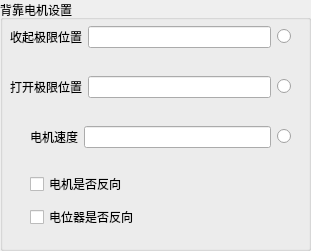
  <widget class="QGroupBox" name="groupBox">
   <property name="geometry">
    <rect>
     <x>10</x>
     <y>80</y>
     <width>311</width>
     <height>251</height>
    </rect>
   </property>
   <property name="title">
    <string>背靠电机设置</string>
   </property>
   <widget class="QWidget" name="layoutWidget">
    <property name="geometry">
     <rect>
      <x>10</x>
      <y>20</y>
      <width>281</width>
      <height>34</height>
     </rect>
    </property>
    <layout class="QGridLayout" name="gridLayout">
     <item row="1" column="0">
      <widget class="QLabel" name="label">
       <property name="text">
        <string>收起极限位置</string>
       </property>
      </widget>
     </item>
     <item row="1" column="2">
      <widget class="QLineEdit" name="leMotorBackClosePosition"/>
     </item>
     <item row="1" column="3">
      <widget class="QRadioButton" name="rbnSelectMotorBackClose">
       <property name="inputMethodHints">
        <set>Qt::ImhPreferNumbers</set>
       </property>
       <property name="text">
        <string/>
       </property>
      </widget>
     </item>
     <item row="0" column="2">
      <spacer name="verticalSpacer_11">
       <property name="orientation">
        <enum>Qt::Vertical</enum>
       </property>
       <property name="sizeHint" stdset="0">
        <size>
         <width>20</width>
         <height>40</height>
        </size>
       </property>
      </spacer>
     </item>
     <item row="2" column="2">
      <spacer name="verticalSpacer_12">
       <property name="orientation">
        <enum>Qt::Vertical</enum>
       </property>
       <property name="sizeHint" stdset="0">
        <size>
         <width>20</width>
         <height>40</height>
        </size>
       </property>
      </spacer>
     </item>
    </layout>
   </widget>
   <widget class="QWidget" name="layoutWidget">
    <property name="geometry">
     <rect>
      <x>10</x>
      <y>70</y>
      <width>281</width>
      <height>34</height>
     </rect>
    </property>
    <layout class="QGridLayout" name="gridLayout_2">
     <item row="1" column="3">
      <widget class="QRadioButton" name="rbnSelectMotorBackOpen">
       <property name="inputMethodHints">
        <set>Qt::ImhDialableCharactersOnly|Qt::ImhDigitsOnly|Qt::ImhEmailCharactersOnly|Qt::ImhExclusiveInputMask|Qt::ImhFormattedNumbersOnly|Qt::ImhLatinOnly|Qt::ImhLowercaseOnly|Qt::ImhPreferNumbers|Qt::ImhUppercaseOnly|Qt::ImhUrlCharactersOnly</set>
       </property>
       <property name="text">
        <string/>
       </property>
      </widget>
     </item>
     <item row="1" column="2">
      <widget class="QLineEdit" name="leMotorBackOpenPosition"/>
     </item>
     <item row="1" column="0">
      <widget class="QLabel" name="label_2">
       <property name="text">
        <string>打开极限位置</string>
       </property>
      </widget>
     </item>
     <item row="0" column="2">
      <spacer name="verticalSpacer_13">
       <property name="orientation">
        <enum>Qt::Vertical</enum>
       </property>
       <property name="sizeHint" stdset="0">
        <size>
         <width>20</width>
         <height>40</height>
        </size>
       </property>
      </spacer>
     </item>
     <item row="2" column="2">
      <spacer name="verticalSpacer_14">
       <property name="orientation">
        <enum>Qt::Vertical</enum>
       </property>
       <property name="sizeHint" stdset="0">
        <size>
         <width>20</width>
         <height>40</height>
        </size>
       </property>
      </spacer>
     </item>
    </layout>
   </widget>
   <widget class="QWidget" name="layoutWidget">
    <property name="geometry">
     <rect>
      <x>30</x>
      <y>120</y>
      <width>261</width>
      <height>34</height>
     </rect>
    </property>
    <layout class="QGridLayout" name="gridLayout_3">
     <item row="1" column="3">
      <widget class="QRadioButton" name="rbnSelectMotorBackSpeed">
       <property name="inputMethodHints">
        <set>Qt::ImhDialableCharactersOnly|Qt::ImhDigitsOnly|Qt::ImhEmailCharactersOnly|Qt::ImhExclusiveInputMask|Qt::ImhFormattedNumbersOnly|Qt::ImhLatinOnly|Qt::ImhLowercaseOnly|Qt::ImhPreferNumbers|Qt::ImhUppercaseOnly|Qt::ImhUrlCharactersOnly</set>
       </property>
       <property name="text">
        <string/>
       </property>
      </widget>
     </item>
     <item row="1" column="2">
      <widget class="QLineEdit" name="leMotorBackSpeed"/>
     </item>
     <item row="1" column="0">
      <widget class="QLabel" name="label_3">
       <property name="text">
        <string>电机速度</string>
       </property>
       <property name="alignment">
        <set>Qt::AlignCenter</set>
       </property>
      </widget>
     </item>
     <item row="0" column="2">
      <spacer name="verticalSpacer_15">
       <property name="orientation">
        <enum>Qt::Vertical</enum>
       </property>
       <property name="sizeHint" stdset="0">
        <size>
         <width>20</width>
         <height>40</height>
        </size>
       </property>
      </spacer>
     </item>
     <item row="2" column="2">
      <spacer name="verticalSpacer_16">
       <property name="orientation">
        <enum>Qt::Vertical</enum>
       </property>
       <property name="sizeHint" stdset="0">
        <size>
         <width>20</width>
         <height>40</height>
        </size>
       </property>
      </spacer>
     </item>
    </layout>
   </widget>
   <widget class="QWidget" name="layoutWidget">
    <property name="geometry">
     <rect>
      <x>30</x>
      <y>170</y>
      <width>181</width>
      <height>61</height>
     </rect>
    </property>
    <layout class="QGridLayout" name="gridLayout_4">
     <item row="1" column="0">
      <widget class="QCheckBox" name="cbMotorBackDirectionIsReverse">
       <property name="text">
        <string>电机是否反向</string>
       </property>
      </widget>
     </item>
     <item row="3" column="0">
      <widget class="QCheckBox" name="cbMotorBackPositionIsReverse">
       <property name="text">
        <string>电位器是否反向</string>
       </property>
      </widget>
     </item>
     <item row="0" column="0">
      <spacer name="verticalSpacer">
       <property name="orientation">
        <enum>Qt::Vertical</enum>
       </property>
       <property name="sizeHint" stdset="0">
        <size>
         <width>20</width>
         <height>40</height>
        </size>
       </property>
      </spacer>
     </item>
     <item row="4" column="0">
      <spacer name="verticalSpacer_2">
       <property name="orientation">
        <enum>Qt::Vertical</enum>
       </property>
       <property name="sizeHint" stdset="0">
        <size>
         <width>20</width>
         <height>40</height>
        </size>
       </property>
      </spacer>
     </item>
     <item row="2" column="0">
      <spacer name="verticalSpacer_51">
       <property name="orientation">
        <enum>Qt::Vertical</enum>
       </property>
       <property name="sizeHint" stdset="0">
        <size>
         <width>20</width>
         <height>40</height>
        </size>
       </property>
      </spacer>
     </item>
    </layout>
   </widget>
  </widget>
